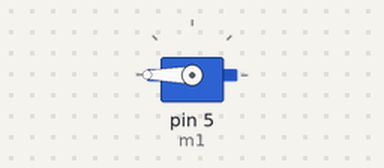
Recording of a sketch running on a simulated Arduino Uno, built with avr-gcc and run on an emulated ATmega328P. Shown: servo.

Above: at 0.1 s.
At 7.1 s:
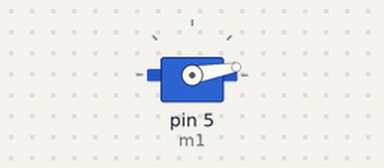
At 22.1 s:
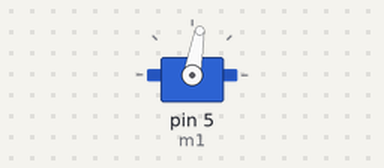
At 38.1 s:
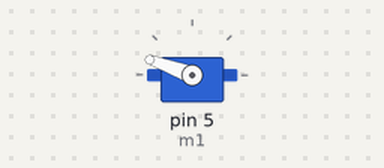
Timing chart, 0 to 39.6 s (numbered marks = the images above):
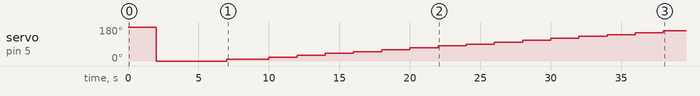

The sketch:

Motor_Testing.ino
```cpp
#include <Servo.h>

Servo m1;
void setup(){
  m1.attach(5);
  m1.write(255);
  delay(2000);
  m1.write(0);
  delay(2000);
}

void loop()
{
  // BLDC Motor speed increases
  m1.write(00);
  delay(3000);

  m1.write(10);
  delay(3000);

  m1.write(20);
  delay(2000);

  m1.write(30);
  delay(2000);

  m1.write(40);
  delay(2000);

  m1.write(50);
  delay(2000);

  m1.write(60);
  delay(2000);

  m1.write(70);
  delay(2000);

  m1.write(80);
  delay(2000);

  m1.write(90);
  delay(2000);

  m1.write(100);
  delay(2000);

  m1.write(110);
  delay(2000);

  m1.write(120);
  delay(2000);

  m1.write(130);
  delay(2000);

  m1.write(140);
  delay(2000);

  m1.write(150);
  delay(2000);

  m1.write(160);
  delay(2000);

  m1.write(170);
  delay(2000);

  m1.write(180);
  delay(2000);

  m1.write(190);
  delay(2000);

  m1.write(200);
  delay(2000);

  m1.write(210);
  delay(2000);

  m1.write(220);
  delay(2000);

  m1.write(230);
  delay(2000);

  m1.write(240);
  delay(2000);

  m1.write(255);
  delay(4000);

  //BLDC Motor Speed reduces

  m1.write(125);
  delay(2000);

  m1.write(55);
  delay(2000);

  m1.write(10);
  delay(2000);

  m1.write(00);
  delay(1000);
}
```

Measured:
- by itself, servo on pin 5 (m1): 180° → 0° at 2.0 s, → 10° 5.0 s later, → 20° 3.0 s later, → 30° 2.0 s later, … (17 changes in this stretch)
